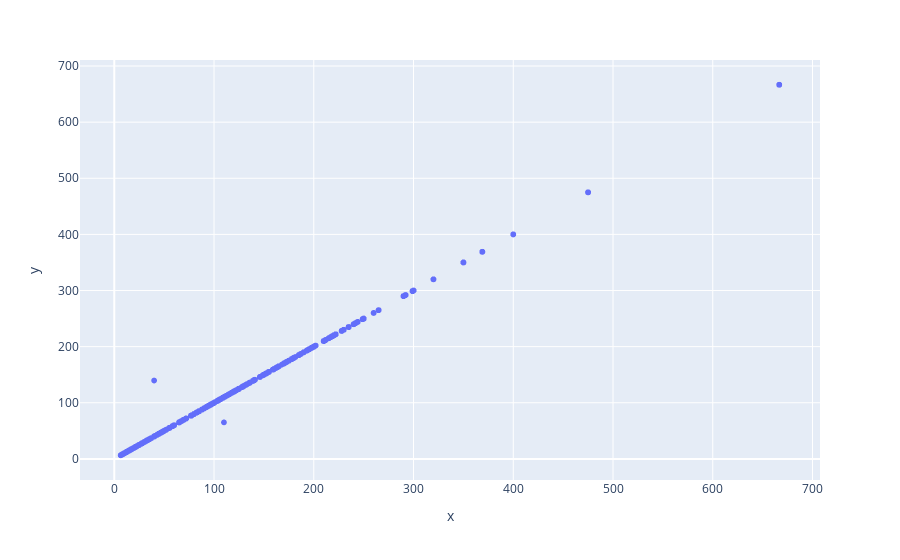

The cell this chart's notebook holds for it:
### Code cell
fig = px.scatter(x=xgb2_ypred, y=y_test)
fig.show()

### Figure 1 — Plotly figure (JSON) as saved in the notebook; plotly's stock layout.template omitted (floating-point values rounded to 4 significant figures; data arrays with more than 128 entries replaced by an {"elided": "..."} marker saying what was removed)
{"data": [{"hovertemplate": "x=%{x}<br>y=%{y}<extra></extra>", "legendgroup": "", "marker": {"color": "#636efa", "symbol": "circle"}, "mode": "markers", "name": "", "showlegend": false, "type": "scattergl", "x": {"elided": "4934 float values"}, "xaxis": "x", "y": {"elided": "4934 float values"}, "yaxis": "y"}], "layout": {"legend": {"tracegroupgap": 0}, "margin": {"t": 60}, "xaxis": {"anchor": "y", "domain": [0, 1], "title": {"text": "x"}}, "yaxis": {"anchor": "x", "domain": [0, 1], "title": {"text": "y"}}}}
